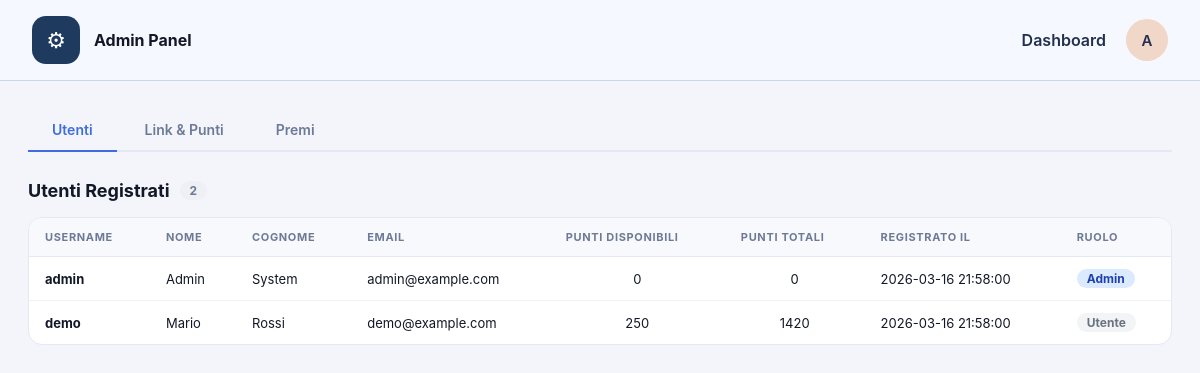
/admin.php (signed in), run on the app's committed database.
### tables this page shows
CREATE TABLE users (
  id INT UNSIGNED AUTO_INCREMENT PRIMARY KEY,
  username VARCHAR(60) NOT NULL UNIQUE,
  first_name VARCHAR(100) NOT NULL DEFAULT '',
  last_name VARCHAR(100) NOT NULL DEFAULT '',
  email VARCHAR(190) NOT NULL UNIQUE,
  password_hash VARCHAR(255) NOT NULL,
  amazon_tracking_id VARCHAR(64) NOT NULL,
  is_admin TINYINT(1) NOT NULL DEFAULT 0,
  points_balance INT NOT NULL DEFAULT 0,
  total_points_earned INT NOT NULL DEFAULT 0,
  created_at TIMESTAMP DEFAULT CURRENT_TIMESTAMP
);

### includes/config.php (called while the page is built, shortened)
<?php
function db(): PDO {
    static $pdo = null;
    if ($pdo instanceof PDO) {
        return $pdo;
    }
    $dsn = 'mysql:host=' . DB_HOST . ';dbname=' . DB_NAME . ';charset=utf8mb4';
    $options = [
        PDO::ATTR_ERRMODE => PDO::ERRMODE_EXCEPTION,
        PDO::ATTR_DEFAULT_FETCH_MODE => PDO::FETCH_ASSOC,
        PDO::ATTR_EMULATE_PREPARES => false,
    ];
    $pdo = new PDO($dsn, DB_USER, DB_PASS, $options);
    return $pdo;
}

### includes/functions.php (called while the page is built, shortened)
<?php
require_once __DIR__ . '/config.php';
function e(string $value): string {
    return htmlspecialchars($value, ENT_QUOTES, 'UTF-8');
}
function current_user(): ?array {
    $stmt = db()->prepare('SELECT id, username, first_name, last_name, email, amazon_tracking_id, is_admin, points_balance, total_points_earned, created_at FROM users WHERE id = ? LIMIT 1');
    $stmt->execute([$_SESSION['user_id']]);
    $user = $stmt->fetch();
    return $user ?: null;
}
function require_admin(): array {
    $user = require_auth();
    return $user;
}
function require_auth(): array {
    $user = current_user();
    return $user;
}
function get_all_users(): array {
    return db()->query('SELECT id, username, first_name, last_name, email, is_admin, points_balance, total_points_earned, created_at FROM users ORDER BY created_at DESC')->fetchAll();
}

### admin.php (the view, shortened to what this page needs)
<?php
require_once __DIR__ . '/includes/functions.php';
$user = require_admin();
$tab = $_GET['tab'] ?? 'users';
$users = get_all_users();
?>
<!DOCTYPE html>
<html lang="it">
<head>
    <link rel="stylesheet" href="assets/style.css">
</head>
<body class="admin-page">
    <header class="topbar topbar-admin">
        <div class="brand-row compact">
            <div class="brand-icon admin-icon">&#9881;</div>
            <strong>Admin Panel</strong>
        </div>
        <nav class="nav-links">
            <a href="dashboard.php">Dashboard</a>
            <a href="logout.php" class="avatar-link"><?= strtoupper(e(substr($user['username'], 0, 1))) ?></a>
        </nav>
    </header>
    <main class="admin-shell">
        <div class="admin-tabs">
            <a href="admin.php?tab=users" class="tab-link <?= $tab === 'users' ? 'active' : '' ?>">Utenti</a>
            <a href="admin.php?tab=links" class="tab-link <?= $tab === 'links' ? 'active' : '' ?>">Link & Punti</a>
            <a href="admin.php?tab=rewards" class="tab-link <?= $tab === 'rewards' ? 'active' : '' ?>">Premi</a>
        </div>
        <?php if ($tab === 'users'): ?>
        <section class="admin-section">
            <h2>Utenti Registrati <span class="badge"><?= count($users) ?></span></h2>
            <div class="table-wrap">
                <table class="admin-table">
                    <thead>
                        <tr>
                            <th>Username</th>
                            <th>Nome</th>
                            <th>Cognome</th>
                            <th>Email</th>
                            <th>Punti Disponibili</th>
                            <th>Punti Totali</th>
                            <th>Registrato il</th>
                            <th>Ruolo</th>
                        </tr>
                    </thead>
                    <tbody>
                        <?php foreach ($users as $u): ?>
                        <tr>
                            <td><strong><?= e($u['username']) ?></strong></td>
                            <td><?= e($u['first_name'] ?: '-') ?></td>
                            <td><?= e($u['last_name'] ?: '-') ?></td>
                            <td><?= e($u['email']) ?></td>
                            <td class="text-center"><?= (int) $u['points_balance'] ?></td>
                            <td class="text-center"><?= (int) $u['total_points_earned'] ?></td>
                            <td><?= e($u['created_at']) ?></td>
                            <td>
                                <?php if ($u['is_admin']): ?>
                                    <span class="badge badge-admin">Admin</span>
                                <?php else: ?>
                                    <span class="badge badge-user">Utente</span>
                                <?php endif; ?>
                            </td>
                        </tr>
                        <?php endforeach; ?>
                    </tbody>
                </table>
            </div>
        </section>
        <?php endif; ?>
    </main>
</body>
</html>

### assets/style.css (style rules this page uses)
:root { --bg: #f3f5fb; --card: #ffffff; --border: #e3e8f5; --text: #121826; --muted: #6d7a96; --primary: #3f6de0; --primary-dark: #3159ba; --success: #059669; --success-light: #ecfdf5; --danger: #dc2626; --danger-light: #fef2f2; --warning: #d97706; --warning-light: #fffbeb; --pending-bg: #fef3c7; --pending-text: #92400e; }
* { box-sizing: border-box; }
body { margin: 0; font-family: Inter, -apple-system, BlinkMacSystemFont, 'Segoe UI', sans-serif; color: var(--text); background: var(--bg); }
a { color: inherit; text-decoration: none; }
.brand-row { display: flex; gap: 14px; align-items: center; }
.brand-icon { width: 48px; height: 48px; border-radius: 14px; display: grid; place-items: center; background: var(--primary); color: #fff; font-size: 22px; flex-shrink: 0; }
.admin-icon { background: #1e3a5f; }
.topbar { display: flex; justify-content: space-between; align-items: center; padding: 16px 32px; background: rgba(255,255,255,.92); border-bottom: 1px solid var(--border); position: sticky; top: 0; backdrop-filter: blur(10px); z-index: 100; }
.topbar-admin { background: rgba(245,248,255,.95); border-bottom-color: #c9d4ed; }
.nav-links { display: flex; gap: 20px; align-items: center; }
.nav-links a { color: #22304e; font-weight: 600; transition: color 0.15s; }
.avatar-link { width: 42px; height: 42px; background: #f1d7c8; border-radius: 50%; display: grid; place-items: center; font-weight: 700; font-size: 15px; }
.admin-shell { max-width: 1240px; margin: 0 auto; padding: 28px; }
.admin-tabs { display: flex; gap: 4px; border-bottom: 2px solid var(--border); margin-bottom: 28px; }
.tab-link { display: block; padding: 12px 24px; font-weight: 600; font-size: 14px; color: var(--muted); border-bottom: 2px solid transparent; margin-bottom: -2px; transition: all 0.15s; }
.tab-link.active { color: var(--primary); border-bottom-color: var(--primary); }
.admin-section { margin-bottom: 36px; }
.admin-section h2 { font-size: 18px; font-weight: 700; margin: 0 0 16px; display: flex; align-items: center; gap: 10px; }
.badge { display: inline-flex; align-items: center; justify-content: center; font-size: 12px; font-weight: 700; padding: 2px 10px; border-radius: 999px; background: #eef0f5; color: var(--muted); }
.badge-admin { background: #dbeafe; color: #1e40af; }
.badge-user { background: #f3f4f6; color: #6b7280; }
.table-wrap { overflow-x: auto; border: 1px solid var(--border); border-radius: 14px; background: var(--card); }
.admin-table { width: 100%; border-collapse: collapse; font-size: 13px; }
.admin-table th { background: #f8f9fc; text-align: left; padding: 12px 16px; font-weight: 700; color: var(--muted); font-size: 11px; text-transform: uppercase; letter-spacing: 0.06em; border-bottom: 1px solid var(--border); white-space: nowrap; }
.admin-table td { padding: 12px 16px; border-bottom: 1px solid #f0f2f8; vertical-align: middle; }
.admin-table tr:last-child td { border-bottom: none; }
.text-center { text-align: center; }

### data on the page
users: username "A", username "admin", first_name "Admin", last_name "System", email "admin@example.com", points_balance "0", total_points_earned "0", created_at "2026-03-16 21:58:00", is_admin "Admin"
users: username "demo", first_name "Mario", last_name "Rossi", email "demo@example.com", points_balance "250", total_points_earned "1420", created_at "2026-03-16 21:58:00", is_admin "Utente"

### other printed values
count($users) "2"
